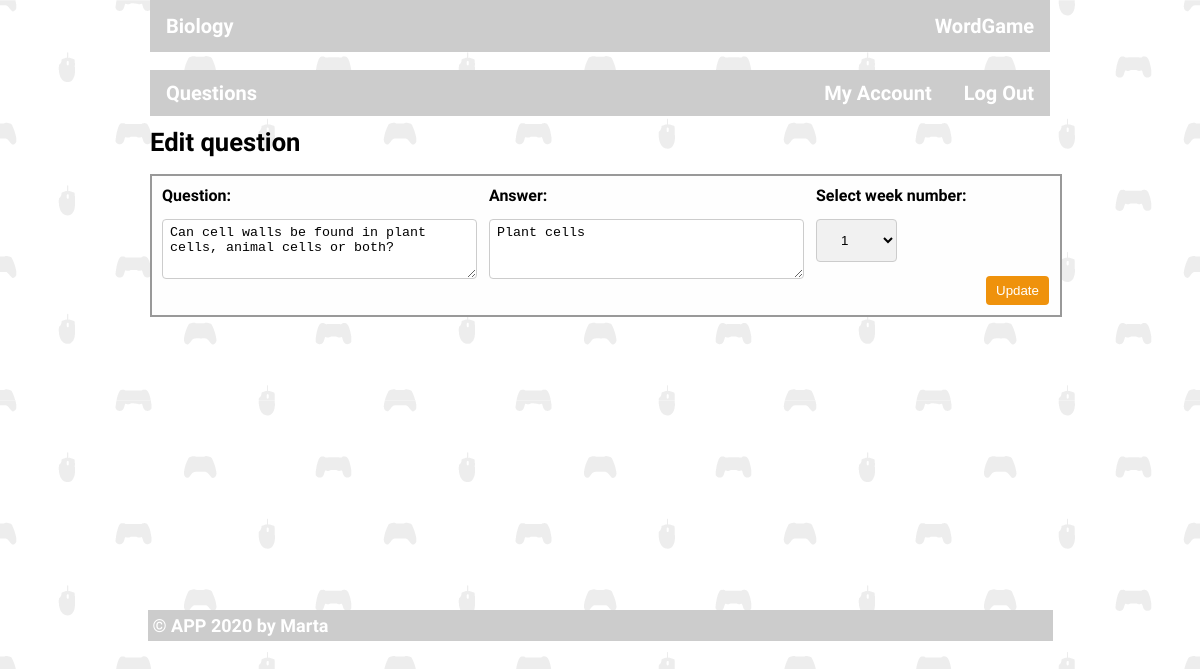
/admin/edit/1 (signed in), run on the app's committed database.
### game.py (models this page shows, shortened)
class Todo(db.Model):
    id = db.Column(db.Integer, primary_key=True)
    question = db.Column(db.String(200), nullable=False)
    answer = db.Column(db.String(200), nullable=False)
    week = db.Column(db.String(5), nullable=False)

### game.py (the view)
@app.route('/admin/edit/<int:id>', methods=['POST', 'GET'])
def admin_edit(id):
    if not g.user:
        return redirect(url_for('admin'))
    question = Todo.query.get_or_404(id)
    if request.method == 'POST':
        question.question = request.form['question']
        question.answer = request.form['answer']
        question.week = request.form['weeks']
        try:
            db.session.commit()
            return redirect('/admin/add/')
        except:
            return 'There was an issue with updating the task'
    else:
        return render_template('edit.questions.html', question=question)

### game.py (called while the page is built)
@app.before_request
def before_request():
    g.user = None
    if 'user_id' in session:
        user = [x for x in users if x.id == session['user_id']][0]
        g.user = user

### templates/edit.questions.html (shortened to what this page needs)
{% extends "game-admin.html" %}
{% block content %}
<div class="row">
	<h1>Edit question</h1>
	<form class="questionform2" action="/admin/edit/{{question.id}}" method="POST">
		<div class="row">
			<div class="col-35"><label for="question">Question:</label></div>
			<div class="col-35"><label for="answer">Answer:</label></div>
			<div class="col-20"><label for="weeks">Select week number:</label></div>
		</div>
		<div class="row">
			<div class="col-35"> <textarea id="question1" name="question" placeholder="{{question.question}}"
					required>{{question.question}}</textarea>
			</div>
			<div class="col-35"> <textarea id="answer" name="answer" placeholder="{{question.answer}}"
					required>{{question.answer}}</textarea>
			</div>
			<div class="col-15">
				<select id="weeks" name="weeks">
					<option value="{{question.week}}">{{question.week}}</option>
				</select>
			</div>
			<div class="col-10" style="float:right; padding-bottom: 6px; padding-left: 26px;"><input type="submit"
					value="Update"></div>
		</div>
	</form>
</div>
{% endblock %}

### static/style.css (style rules this page uses)
body { background-image: url(img/gaming-pattern.png) !important; font-size: 20px; font-weight: 700; font-family: 'Inconsolata'; margin:0; padding:0; }
h1 { font-size: 1.6rem; }
.questionform input[type=text], select , input[type=email], input[type=password] { width: 100%; padding: 12px 20px; margin: 8px 0; display: inline-block; border: 1px solid #ccc; border-radius: 4px; box-sizing: border-box; }
.questionform2 { font-size: 1rem; width: 100%; border: solid 2px #999; margin: 10px 0; background-color: #fefefe; padding: 4px; }
.questionform2 select { width: 10%; padding: 16px 20px; border: none; border-radius: 4px; background-color: #f1f1f1; }
.questionform2 textarea { width: 100%; height:60px; padding: 5px 7px; margin: 8px 0; display: inline-block; border: 1px solid #ccc; border-radius: 4px; box-sizing: border-box; }
.questionform2 select { width: 60%; padding: 12px 20px; margin: 8px 0; display: inline-block; border: 1px solid #ccc; border-radius: 4px; box-sizing: border-box; }
.questionform2 input[type=submit] { background-color: #ef920c; color: white; padding: 7px 10px; margin: 0; border: none; border-radius: 4px; cursor: pointer; }
.col-10 { float: left; width: 10%; margin: 6px 6px 0 6px; box-sizing: border-box; }
.col-15 { float: left; width: 15%; margin: 6px 6px 0 6px; box-sizing: border-box; }
.col-20 { float: left; width: 20%; margin: 6px 6px 0 6px; box-sizing: border-box; }
.col-35 { float: left; width: 35%; margin: 6px 6px 0 6px; box-sizing: border-box; }
.row:after { content: ""; display: table; clear: both; box-sizing: border-box; margin:0; }

### data on the page
Todo: question "Can cell walls be found in plant cells, animal cells or both?", answer "Plant cells", weeks "1"
